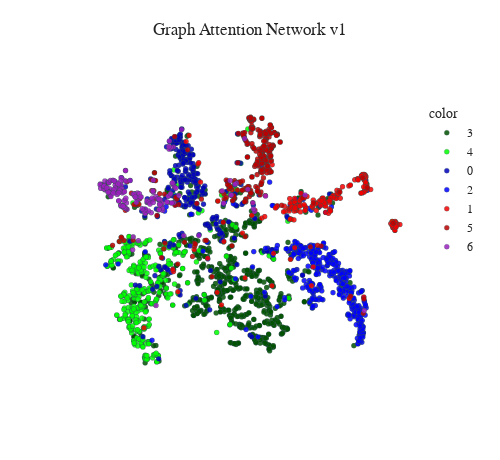

Here is the notebook cell this chart was saved with:
### Code cell
gat_output = model(data)

tsne_representation(x = gat_output, y = data.y, title = "Graph Attention Network v1")

### Figure 1 — Plotly figure (JSON) as saved in the notebook; plotly's stock layout.template omitted (floating-point values rounded to 4 significant figures; data arrays with more than 128 entries replaced by an {"elided": "..."} marker saying what was removed)
{"data": [{"hovertemplate": "color=3<br>x=%{x}<br>y=%{y}<extra></extra>", "legendgroup": "3", "marker": {"color": "#005200", "line": {"color": "DarkSlateGrey", "width": 0.3}, "opacity": 0.85, "size": 5, "symbol": "circle"}, "mode": "markers", "name": "3", "showlegend": true, "type": "scattergl", "x": {"elided": "818 float values"}, "xaxis": "x", "y": {"elided": "818 float values"}, "yaxis": "y"}, {"hovertemplate": "color=4<br>x=%{x}<br>y=%{y}<extra></extra>", "legendgroup": "4", "marker": {"color": "#00FF00", "line": {"color": "DarkSlateGrey", "width": 0.3}, "opacity": 0.85, "size": 5, "symbol": "circle"}, "mode": "markers", "name": "4", "showlegend": true, "type": "scattergl", "x": {"elided": "426 float values"}, "xaxis": "x", "y": {"elided": "426 float values"}, "yaxis": "y"}, {"hovertemplate": "color=0<br>x=%{x}<br>y=%{y}<extra></extra>", "legendgroup": "0", "marker": {"color": "#0000BD", "line": {"color": "DarkSlateGrey", "width": 0.3}, "opacity": 0.85, "size": 5, "symbol": "circle"}, "mode": "markers", "name": "0", "showlegend": true, "type": "scattergl", "x": {"elided": "351 float values"}, "xaxis": "x", "y": {"elided": "351 float values"}, "yaxis": "y"}, {"hovertemplate": "color=2<br>x=%{x}<br>y=%{y}<extra></extra>", "legendgroup": "2", "marker": {"color": "#0000FF", "line": {"color": "DarkSlateGrey", "width": 0.3}, "opacity": 0.85, "size": 5, "symbol": "circle"}, "mode": "markers", "name": "2", "showlegend": true, "type": "scattergl", "x": {"elided": "418 float values"}, "xaxis": "x", "y": {"elided": "418 float values"}, "yaxis": "y"}, {"hovertemplate": "color=1<br>x=%{x}<br>y=%{y}<extra></extra>", "legendgroup": "1", "marker": {"color": "#F20000", "line": {"color": "DarkSlateGrey", "width": 0.3}, "opacity": 0.85, "size": 5, "symbol": "circle"}, "mode": "markers", "name": "1", "showlegend": true, "type": "scattergl", "x": {"elided": "217 float values"}, "xaxis": "x", "y": {"elided": "217 float values"}, "yaxis": "y"}, {"hovertemplate": "color=5<br>x=%{x}<br>y=%{y}<extra></extra>", "legendgroup": "5", "marker": {"color": "#BD0000", "line": {"color": "DarkSlateGrey", "width": 0.3}, "opacity": 0.85, "size": 5, "symbol": "circle"}, "mode": "markers", "name": "5", "showlegend": true, "type": "scattergl", "x": {"elided": "298 float values"}, "xaxis": "x", "y": {"elided": "298 float values"}, "yaxis": "y"}, {"hovertemplate": "color=6<br>x=%{x}<br>y=%{y}<extra></extra>", "legendgroup": "6", "marker": {"color": "#9C1FBF", "line": {"color": "DarkSlateGrey", "width": 0.3}, "opacity": 0.85, "size": 5, "symbol": "circle"}, "mode": "markers", "name": "6", "showlegend": true, "type": "scattergl", "x": {"elided": "180 float values"}, "xaxis": "x", "y": {"elided": "180 float values"}, "yaxis": "y"}], "layout": {"font": {"family": "Times New Roman"}, "height": 460, "legend": {"title": {"text": "color"}, "tracegroupgap": 0}, "title": {"text": "Graph Attention Network v1", "x": 0.5, "xanchor": "center", "y": 0.95, "yanchor": "top"}, "width": 500, "xaxis": {"anchor": "y", "domain": [0, 1], "title": {"text": ""}, "visible": false}, "yaxis": {"anchor": "x", "domain": [0, 1], "title": {"text": ""}, "visible": false}}}
